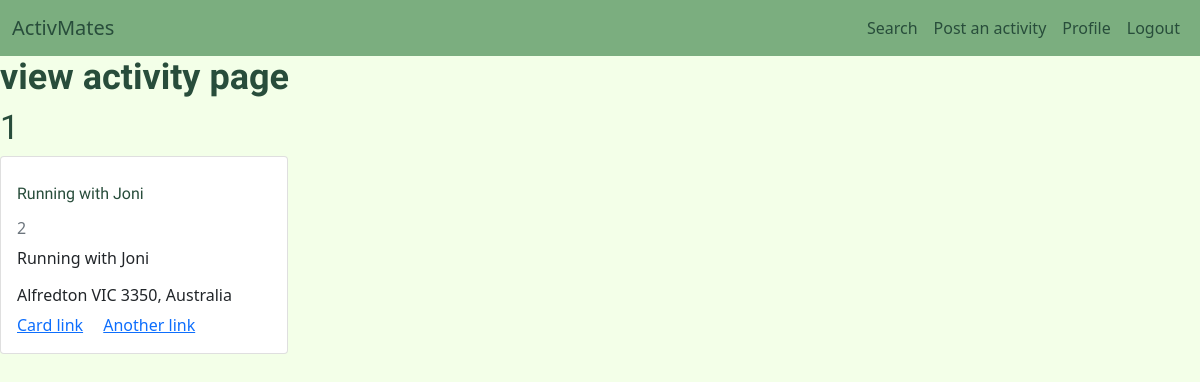
Screenshot of /activity/1 (signed in) with the database file from the repository.
### activmatesApp/models.py (models this page shows, shortened)
class Profile(db.Model):
    __tablename__ = 'profiles'
    id = db.Column(db.Integer, primary_key=True)
    first_name = db.Column(db.String(30), nullable=False)
    last_name = db.Column(db.String(30), nullable=False)
    image_file = db.Column(db.String(20), nullable=False,
                           default='default.png')
    phone_number = db.Column(db.Integer, nullable=False)
    twitter = db.Column(db.String(20), nullable=False)
    facebook = db.Column(db.String(20), nullable=False)
    user_id = db.Column(db.Integer, db.ForeignKey('users.id'), nullable=False)
    activity = db.relationship('Activity', backref='profile', lazy=True)

class Activity(db.Model):
    __tablename__ = 'activities'
    id = db.Column(db.Integer, primary_key=True)
    title = db.Column(db.String(200), nullable=False)
    description = db.Column(db.Text, nullable=False)
    address = db.Column(db.String(150), nullable=False)
    lat = db.Column(db.Integer, nullable=False)
    lng = db.Column(db.Integer, nullable=False)
    date_posted = db.Column(db.DateTime, nullable=False,
                            default=datetime.utcnow)
    profile_id = db.Column(db.Integer, db.ForeignKey('profiles.id'), nullable=False)
    activity_id = db.Column(db.Integer, db.ForeignKey('activity_types.id'), nullable=False)

### activmatesApp/routes.py (the view)
@app.route('/activity/<int:activity_id>')
@login_required
def view_activity(activity_id):
    activity = Activity.query.get_or_404(activity_id)
    return render_template('view-activity.html',
                            title=activity.title,
                            activity=activity)

### activmatesApp/models.py (called while the page is built)
@login_manager.user_loader
def load_user(user_id):
    return User.query.get(int(user_id))

### activmatesApp/templates/view-activity.html (shortened to what this page needs)
{% extends 'layout.html' %}
{% block body %}
<h1>view activity page</h1>
<h2>{{ activity.profile.id }}</h2>
<div class="card" style="width: 18rem;">
    <div class="card-body">
      <h5 class="card-title">{{ activity.title }}</h5>
      <h6 class="card-subtitle mb-2 text-muted">{{ current_user.profile[0].id }}</h6>
      <p class="card-text">{{ activity.description}}</p>
      <h6> {{ activity.address }} </h6>
      <a href="#" class="card-link">Card link</a>
      <a href="#" class="card-link">Another link</a>
    </div>
  </div>
{% endblock %}

### activmatesApp/static/css/main.css (style rules this page uses)
body { background-color: #f3ffe8; }
#navbar a, h1, h2, h3, h4, h5 { color: #284d3b; }
h1, h2, h3, h4, h5, button { font-family: 'Titillium Web', sans-serif; line-height: 42px; }
h2, h3, h4, h5 { font-weight: 400; }
h1 { font-size: 36px; font-weight: 700; }
h2 { font-size: 34px; }
h5 { font-size: 16px; }

### rows the page displays
Profile: profile.id "1"
Activity: title "Running with Joni", description "Running with Joni", address "Alfredton VIC 3350, Australia"
Profile: id "2"
